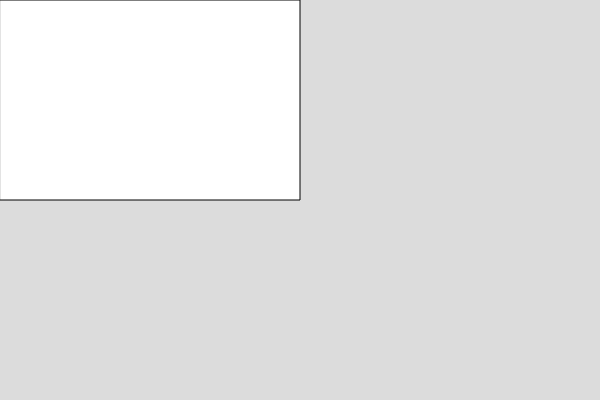
Frame 1 (no input)
Frame 60 (no input): identical to frame 1, image omitted
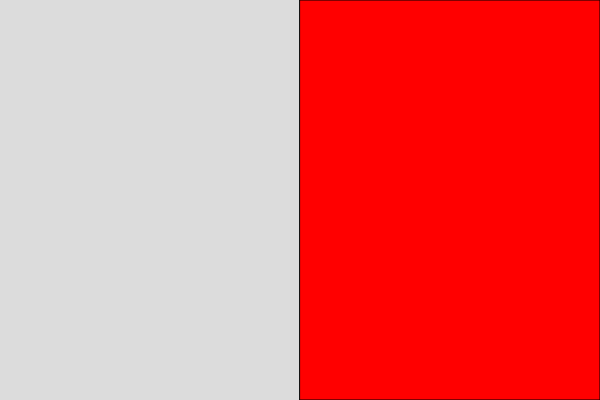
Frame 120 (the mouse pressed at the canvas centre since frame 60)

The p5.js sketch that drew these frames (run headless with seeded random() and noise() and a simulated clock; from frame 60 on, the mouse is pressed at the canvas centre):

// p5.js sketch
// ── sketch.js
let schalterStatus = false;


function setup() {
  createCanvas(600, 400);
}

function draw() {
  background(220);

  // wenn die Maus auf der rechten Seite ist
  if( mouseX >= width/2){
    rect(width/2, 0, width/2, height);
  } 
  // oder wenn die Maus auf der Linken Seite
  // in der oberen Hälfte ist
  else if(mouseY <= height/2){
    rect(0, 0, width/2, height/2);
  }
  // in allen anderen Fällen
  else {
    ellipse(width/4, height/2, 50, 50);
  }

  // Der Teil wird 60 Mal pro Sekunde ausgeführt
  // also wurde hier der schalterStatus, solange die 
  // Maus gedrückt ist, ständig 
  // zwischen true und false getoggelt
  if(mouseIsPressed){
    // Abhänging von aktuellen Zustand
    // schalterStatus umschalten
    /*
    if(schalterStatus == true){
      schalterStatus = false;
    } else {
      schalterStatus = true;
    }
    */
    
  }


  if(schalterStatus){
    fill(255, 0, 0);
  } else {
    fill(255);
  }

  

}

// Eventhandler
// mousePressed() -> wird je Klick einmal aufgerufen
function mousePressed(){
  console.log("Maus ist gedrückt");
  
  // Abhänging von aktuellen Zustand
  // schalterStatus umschalten
  if(schalterStatus == true){
    schalterStatus = false;
  } else {
    schalterStatus = true;
  }

  // Kurzeschreibweise bool Variable toggeln
  // schalterStatus = !schalterStatus;


}

function keyPressed(){
  // Processing variable: key (char)
  // enthält die zuletzt gedrückte Taste
  console.log(key);
  if(key == ' '){
    console.log("letzer key war ein leerzeichen");
  }
}
